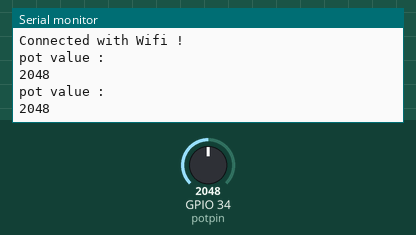
This sketch was run on a simulated ESP32. On the bench: the last lines printed to the serial monitor. The inputs (shaded band) are chosen by the test bench; at power-on: GPIO 34 (potpin) = 2048. WiFi joins after 1.5 s; servers stay silent unless stated.

Above: at 2.7 s.
2.8 s: GPIO 34 (potpin) set to 2866
At 4.0 s:
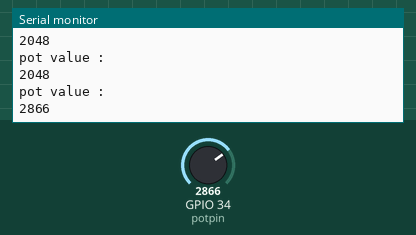
4.3 s: GPIO 34 (potpin) set to 3603
At 5.3 s:
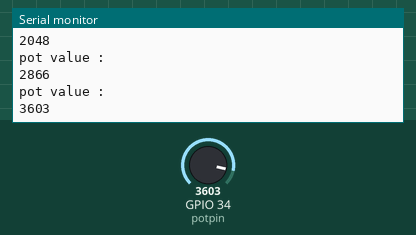
Timing chart, 0 to 7.3 s (numbered marks = the images above; inputs shaded):
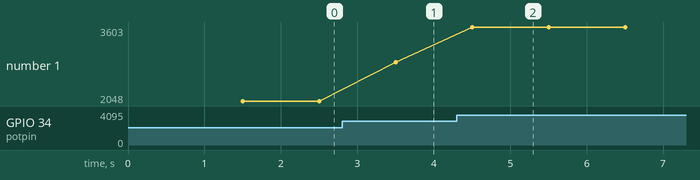

The sketch:

251_bp.ino
```cpp
// ESP32 will make post requests to server on local network
// ESP32 has to be on same network

//  including libraries
#include<WiFi.h>

//  wifi credentials
const char ssid[] = "";
const char password[] = "";

//  potpin on GPIO 34
const int potpin = 34;

void setup()
{
  Serial.begin(115200);

  //  connecting to wifi
  Serial.print("Connecting to : ");
  Serial.println(ssid);
  WiFi.begin(ssid , password);
  while (WiFi.status()  !=  WL_CONNECTED)
  {
    Serial.print(".");
    delay(500);
  }
  Serial.println();
  Serial.println("Connected with Wifi !");
}

void loop()
{
   int pot = analogRead(potpin);

   Serial.println("pot value :");
   Serial.println(pot);

   delay(1000);
}
```

Measured:
- after the input at 2.8 s, the serial monitor: prints a new line after 0.70 s (image 1)
- after the input at 4.3 s, the serial monitor: prints a new line after 0.20 s (image 2)
- plotted number 1: 2048 → 2866 after the input at 2.8 s, 2866 → 3603 after the input at 4.3 s
